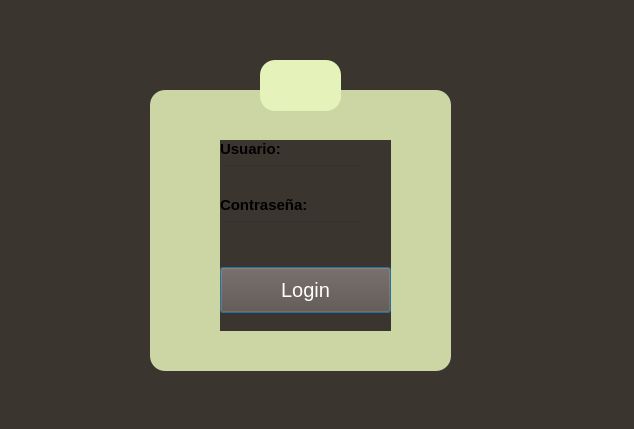
<?xml version="1.0" encoding="UTF-8"?>
<ui version="4.0">
 <class>inicio_sesion</class>
 <widget class="QDialog" name="inicio_sesion">
  <property name="geometry">
   <rect>
    <x>0</x>
    <y>0</y>
    <width>634</width>
    <height>429</height>
   </rect>
  </property>
  <property name="windowTitle">
   <string>Dialog</string>
  </property>
  <property name="styleSheet">
   <string notr="true">background-color: #3a352f;
color: white;
font-size: 15px;
</string>
  </property>
  <widget class="QWidget" name="formLayoutWidget">
   <property name="geometry">
    <rect>
     <x>220</x>
     <y>140</y>
     <width>171</width>
     <height>191</height>
    </rect>
   </property>
   <layout class="QFormLayout" name="formLayout_2">
    <item row="0" column="0">
     <widget class="QLabel" name="usuarioLabel">
      <property name="styleSheet">
       <string notr="true"> background-color: transparent;
font: 15px;
color: black;
 font-weight: bold;</string>
      </property>
      <property name="text">
       <string>Usuario:</string>
      </property>
     </widget>
    </item>
    <item row="4" column="0">
     <widget class="QLabel" name="contraseALabel">
      <property name="styleSheet">
       <string notr="true">font: 15px;
background-color: transparent;
color: black;
 font-weight: bold;</string>
      </property>
      <property name="text">
       <string>Contraseña:</string>
      </property>
     </widget>
    </item>
    <item row="3" column="0">
     <widget class="QLineEdit" name="inputUsuario">
      <property name="styleSheet">
       <string notr="true"> background-color: transparent;</string>
      </property>
     </widget>
    </item>
    <item row="5" column="0">
     <widget class="QLineEdit" name="inputContrasena">
      <property name="styleSheet">
       <string notr="true"> background-color: transparent;</string>
      </property>
      <property name="text">
       <string/>
      </property>
     </widget>
    </item>
    <item row="6" column="0" colspan="2">
     <widget class="QPushButton" name="btnLogin">
      <property name="styleSheet">
       <string notr="true">margin-top:15px;
padding: 10px;
item-align: center;
background-color: rgb(92, 73, 61);
font-size: 20px;
</string>
      </property>
      <property name="text">
       <string>Login</string>
      </property>
     </widget>
    </item>
   </layout>
  </widget>
  <widget class="QLabel" name="labelError">
   <property name="geometry">
    <rect>
     <x>370</x>
     <y>40</y>
     <width>47</width>
     <height>13</height>
    </rect>
   </property>
   <property name="text">
    <string/>
   </property>
  </widget>
  <widget class="QFrame" name="frame">
   <property name="geometry">
    <rect>
     <x>150</x>
     <y>90</y>
     <width>301</width>
     <height>281</height>
    </rect>
   </property>
   <property name="styleSheet">
    <string notr="true">border-radius:15px;
background-color: rgb(203, 214, 164);</string>
   </property>
   <property name="frameShape">
    <enum>QFrame::StyledPanel</enum>
   </property>
   <property name="frameShadow">
    <enum>QFrame::Raised</enum>
   </property>
  </widget>
  <widget class="QPushButton" name="pushButton">
   <property name="geometry">
    <rect>
     <x>260</x>
     <y>60</y>
     <width>81</width>
     <height>51</height>
    </rect>
   </property>
   <property name="styleSheet">
    <string notr="true">background-color: rgb(229, 243, 186);
border-radius: 15px;</string>
   </property>
   <property name="text">
    <string/>
   </property>
   <property name="icon">
    <iconset>
     <normaloff>imagenes/bloqueo-de-usuario.png</normaloff>imagenes/bloqueo-de-usuario.png</iconset>
   </property>
   <property name="iconSize">
    <size>
     <width>50</width>
     <height>50</height>
    </size>
   </property>
  </widget>
  <zorder>frame</zorder>
  <zorder>formLayoutWidget</zorder>
  <zorder>labelError</zorder>
  <zorder>pushButton</zorder>
 </widget>
 <resources/>
 <connections/>
</ui>
